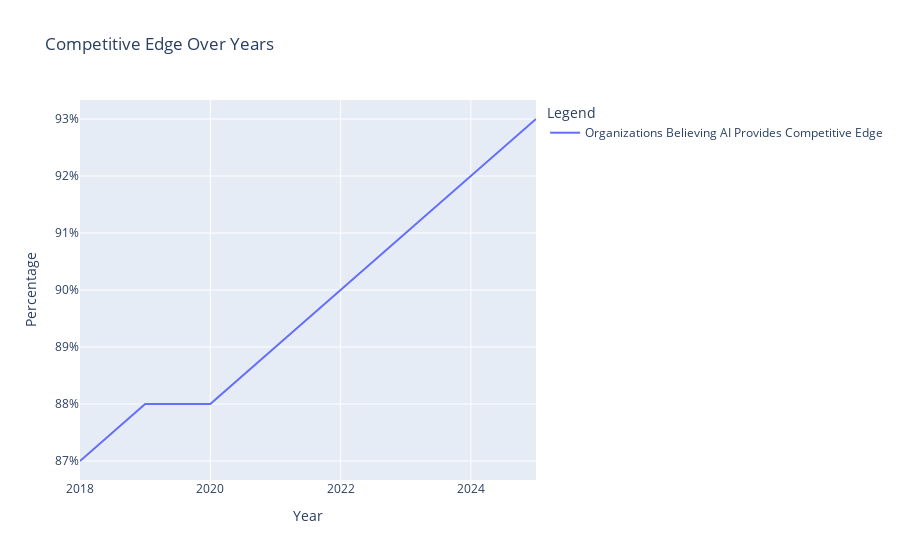

This figure's notebook cell:
### Markdown cell above
Việc Làm và Tự Động Hóa:
Số việc làm bị loại bỏ do AI tăng, nhưng số việc làm mới do AI tạo ra cũng tăng, cho thấy sự chuyển đổi trong vai trò công việc.
Nguy cơ tự động hóa cao đối với các ngành sản xuất, vận tải và bán lẻ.

### Code cell
#Biểu đồ thể hiện sự tin tưởng của các tổ chức về lợi thế cạnh tranh mà AI có thể mang lại
fig = px.line(data, x='Year',
              y=['Organizations Believing AI Provides Competitive Edge'],
              labels={'value': 'Percentage', 'variable': 'Legend'},
              title='Competitive Edge Over Years')
fig.show()

### Figure 1 — Plotly figure (JSON) as saved in the notebook; plotly's stock layout.template omitted (floating-point values rounded to 4 significant figures)
{"data": [{"hovertemplate": "Legend=Organizations Believing AI Provides Competitive Edge<br>Year=%{x}<br>Percentage=%{y}<extra></extra>", "legendgroup": "Organizations Believing AI Provides Competitive Edge", "line": {"color": "#636efa", "dash": "solid"}, "marker": {"symbol": "circle"}, "mode": "lines", "name": "Organizations Believing AI Provides Competitive Edge", "orientation": "h", "showlegend": true, "type": "scatter", "x": [2018, 2019, 2020, 2021, 2022, 2023, 2024, 2025], "xaxis": "x", "y": ["87%", "88%", "88%", "89%", "90%", "91%", "92%", "93%"], "yaxis": "y"}], "layout": {"legend": {"title": {"text": "Legend"}, "tracegroupgap": 0}, "title": {"text": "Competitive Edge Over Years"}, "xaxis": {"anchor": "y", "domain": [0, 1], "title": {"text": "Year"}}, "yaxis": {"anchor": "x", "domain": [0, 1], "title": {"text": "Percentage"}}}}
